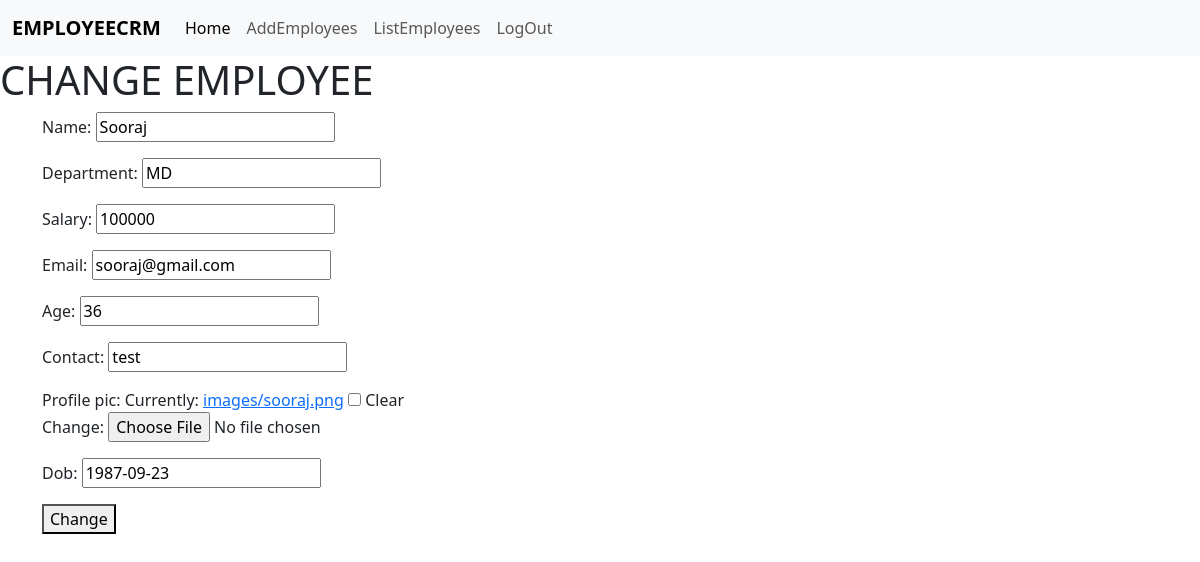
The page /employees/5/change (signed in) on the database its author committed.
### crm/models.py (models this page shows, shortened)
class Employees(models.Model):
    name=models.CharField(max_length=200)
    department=models.CharField(max_length=200 )
    salary=models.PositiveIntegerField()
    email=models.EmailField(unique=True)
    age=models.PositiveIntegerField()
    contact=models.CharField(max_length=200,null=True)
    profile_pic=models.ImageField(upload_to="images",null=True,blank=True)
    dob=models.DateField(null=True,blank=True)

### crm/views.py (the view, shortened to what this page needs)
# urls.py: path("employees/<int:pk>/change",views.EmployeeUpdateView.as_view(),name="emp-edit"),
@method_decorator (signin_required,name="dispatch")
class EmployeeUpdateView(View):
    def get(self,request,*args,**kwargs):
        id=kwargs.get("pk")
        obj=Employees.objects.get(id=id)
        form=EmployeeModelForms(instance=obj)
        return render(request,"emp_edit.html",{"form":form})

### crm/forms.py
class EmployeeModelForms(forms.ModelForm):
    class Meta:
        model=Employees
        fields="__all__"
    widgets={
            "name":forms.TextInput(attrs={"class":"form-control"}),
            "department":forms.TextInput(attrs={"class":"form-control"}),
            "salary":forms.TextInput(attrs={"class":"form-control"}),
            "email":forms.TextInput(attrs={"class":"form-control"}),
            "age":forms.TextInput(attrs={"class":"form-control"}),
            "contact":forms.TextInput(attrs={"class":"form-control","rows":5}),
            "dob":forms.DateInput(attrs={"class":"form-control","type":"date"})
        }

### crm/views.py (called while the page is built)
def signin_required(fn):
    def wrapper(request,*args,**kwargs):
        if not request.user.is_authenticated:
            messages.error(request,"invalid session")
            return redirect("signin")
        else:
            return fn(request,*args,**kwargs)
    return wrapper

### crm/templates/emp_edit.html (shortened to what this page needs)
    {%extends 'base.html'%}
    {%block body_block%}
    <h1>CHANGE EMPLOYEE</h1>
<div class="container">
    <form action="" method="post" enctype="multipart/form-data">
        {{form.as_p}}
        <button type="submit">Change</button>
    </form>
</div>
 {%endblock%}

### rows shown on the page
Employees: name "Sooraj", department "MD", salary "100000", email "sooraj@gmail.com", age "36", contact "test", dob "1987-09-23"
